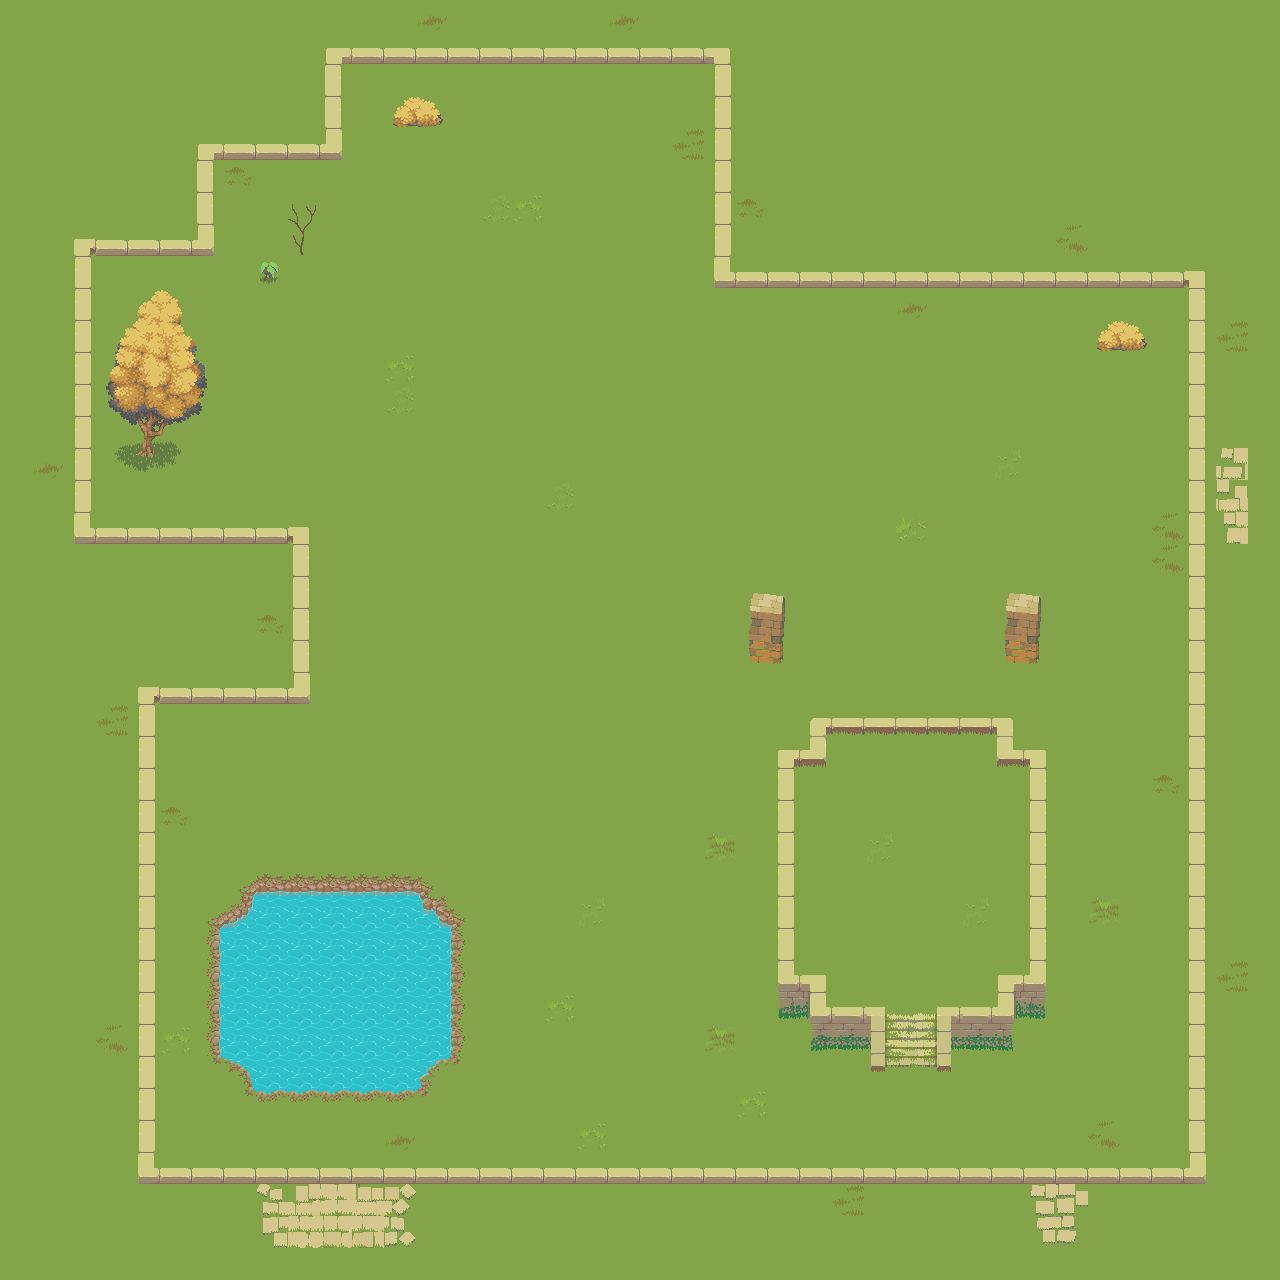

A 2D game scene composited from a Tiled map and its tileset images. What follows is a short description and the map's XML, with each tile layer's data collapsed to a summary:
An orthogonal 40x40 tile map with 32x32 px tiles, 2 tile layers (Layer1, Layer2), 3 tilesets and 80 objects.

<map version="1.10" tiledversion="1.10.2" orientation="orthogonal" renderorder="right-down" width="40" height="40" tilewidth="32" tileheight="32" infinite="0" nextlayerid="3" nextobjectid="1">
 <editorsettings>
  <export target="newMap.json" format="json" />
 </editorsettings>
 <tileset firstgid="1" name="base" tilewidth="32" tileheight="32" tilecount="504" columns="36">
  <image source="base.png" width="1152" height="448" />
  <tile id="37">
   <objectgroup draworder="index" id="2">
    <object id="1" x="10" y="14" width="22" height="18" />
   </objectgroup>
  </tile>
  <tile id="38">
   <objectgroup draworder="index" id="2">
    <object id="1" x="0" y="14" width="32" height="18" />
   </objectgroup>
  </tile>
  <tile id="39">
   <objectgroup draworder="index" id="2">
    <object id="1" x="0" y="14" width="21" height="18" />
   </objectgroup>
  </tile>
  <tile id="72">
   <objectgroup draworder="index" id="2">
    <object id="1" x="10" y="14" width="22" height="18" />
   </objectgroup>
  </tile>
  <tile id="73">
   <objectgroup draworder="index" id="2">
    <object id="1" x="0" y="0" width="32" height="32" />
   </objectgroup>
  </tile>
  <tile id="75">
   <objectgroup draworder="index" id="2">
    <object id="1" x="0" y="0" width="32" height="32" />
   </objectgroup>
  </tile>
  <tile id="76">
   <objectgroup draworder="index" id="2">
    <object id="1" x="0" y="14" width="22" height="18" />
   </objectgroup>
  </tile>
  <tile id="108">
   <objectgroup draworder="index" id="2">
    <object id="1" x="10" y="0" width="22" height="32" />
   </objectgroup>
  </tile>
  <tile id="112">
   <objectgroup draworder="index" id="2">
    <object id="1" x="0" y="0" width="22" height="32" />
   </objectgroup>
  </tile>
  <tile id="144">
   <objectgroup draworder="index" id="2">
    <object id="1" x="10" y="0" width="22" height="32" />
   </objectgroup>
  </tile>
  <tile id="145">
   <objectgroup draworder="index" id="2">
    <object id="1" x="0" y="0" width="32" height="32" />
   </objectgroup>
  </tile>
  <tile id="147">
   <objectgroup draworder="index" id="2">
    <object id="1" x="0" y="0" width="32" height="32" />
   </objectgroup>
  </tile>
  <tile id="148">
   <objectgroup draworder="index" id="2">
    <object id="1" x="0" y="0" width="22" height="32" />
   </objectgroup>
  </tile>
  <tile id="155">
   <objectgroup draworder="index" id="2">
    <object id="1" x="0" y="15" width="32" height="17" />
   </objectgroup>
  </tile>
  <tile id="157">
   <objectgroup draworder="index" id="2">
    <object id="1" x="0" y="15" width="32" height="17" />
   </objectgroup>
  </tile>
  <tile id="180">
   <objectgroup draworder="index" id="2">
    <object id="1" x="11" y="0" width="21" height="27" />
   </objectgroup>
  </tile>
  <tile id="181">
   <objectgroup draworder="index" id="2">
    <object id="1" x="0" y="0" width="32" height="32" />
   </objectgroup>
  </tile>
  <tile id="182">
   <objectgroup draworder="index" id="2">
    <object id="1" x="0" y="0" width="32" height="32" />
   </objectgroup>
  </tile>
  <tile id="183">
   <objectgroup draworder="index" id="2">
    <object id="1" x="0" y="0" width="32" height="32" />
   </objectgroup>
  </tile>
  <tile id="184">
   <objectgroup draworder="index" id="2">
    <object id="1" x="0" y="0" width="21" height="27" />
   </objectgroup>
  </tile>
  <tile id="191">
   <objectgroup draworder="index" id="2">
    <object id="1" x="0" y="0" width="32" height="32" />
   </objectgroup>
  </tile>
  <tile id="193">
   <objectgroup draworder="index" id="2">
    <object id="1" x="0" y="0" width="32" height="32" />
   </objectgroup>
  </tile>
  <tile id="217">
   <objectgroup draworder="index" id="2">
    <object id="1" x="11" y="0" width="21" height="27" />
   </objectgroup>
  </tile>
  <tile id="218">
   <objectgroup draworder="index" id="2">
    <object id="1" x="0" y="0" width="32" height="26" />
   </objectgroup>
  </tile>
  <tile id="227">
   <objectgroup draworder="index" id="2">
    <object id="1" x="7" y="0" width="25" height="16" />
   </objectgroup>
  </tile>
  <tile id="229">
   <objectgroup draworder="index" id="2">
    <object id="1" x="0" y="0" width="23" height="16" />
   </objectgroup>
  </tile>
  <tile id="324">
   <objectgroup draworder="index" id="2">
    <object id="1" x="10" y="0" width="22" height="32" />
   </objectgroup>
  </tile>
  <tile id="327">
   <objectgroup draworder="index" id="2">
    <object id="1" x="0" y="0" width="22" height="32" />
   </objectgroup>
  </tile>
  <tile id="330">
   <objectgroup draworder="index" id="2">
    <object id="1" x="10" y="15" width="22" height="17" />
   </objectgroup>
  </tile>
  <tile id="331">
   <objectgroup draworder="index" id="2">
    <object id="1" x="0" y="15" width="21" height="17" />
   </objectgroup>
  </tile>
  <tile id="332">
   <objectgroup draworder="index" id="2">
    <object id="1" x="0" y="0" width="32" height="32" />
   </objectgroup>
  </tile>
  <tile id="333">
   <objectgroup draworder="index" id="2">
    <object id="1" x="0" y="0" width="32" height="32" />
   </objectgroup>
  </tile>
  <tile id="336">
   <objectgroup draworder="index" id="2">
    <object id="1" x="11" y="0" width="21" height="32" />
   </objectgroup>
  </tile>
  <tile id="337">
   <objectgroup draworder="index" id="2">
    <object id="1" x="0" y="0" width="21" height="32" />
   </objectgroup>
  </tile>
  <tile id="365">
   <objectgroup draworder="index" id="2">
    <object id="1" x="0" y="0" width="32" height="32" />
   </objectgroup>
  </tile>
 </tileset>
 <tileset firstgid="505" name="waterNew" tilewidth="32" tileheight="32" tilecount="261" columns="29">
  <image source="waterNew.png" width="928" height="288" />
  <tile id="71">
   <objectgroup draworder="index" id="2">
    <object id="1" x="0" y="0" width="32" height="32" />
   </objectgroup>
  </tile>
  <tile id="79">
   <objectgroup draworder="index" id="2">
    <object id="1" x="0" y="0" width="32" height="32" />
   </objectgroup>
  </tile>
  <tile id="92">
   <objectgroup draworder="index" id="2">
    <object id="1" x="15" y="17" width="17" height="15" />
    <object id="2" x="15" y="17" width="17" height="15" />
   </objectgroup>
  </tile>
  <tile id="100">
   <objectgroup draworder="index" id="2">
    <object id="1" x="0" y="0" width="32" height="14" />
   </objectgroup>
  </tile>
  <tile id="108">
   <objectgroup draworder="index" id="2">
    <object id="1" x="0" y="13" width="17" height="19" />
   </objectgroup>
  </tile>
  <tile id="121">
   <objectgroup draworder="index" id="2">
    <object id="1" x="0" y="0" width="32" height="32" />
    <object id="2" x="0" y="0" width="32" height="32" />
   </objectgroup>
  </tile>
  <tile id="129">
   <objectgroup draworder="index" id="2">
    <object id="1" x="0" y="0" width="32" height="32" />
   </objectgroup>
  </tile>
  <tile id="137">
   <objectgroup draworder="index" id="2">
    <object id="1" x="0" y="0" width="32" height="32" />
   </objectgroup>
  </tile>
  <tile id="150">
   <objectgroup draworder="index" id="2">
    <object id="1" x="14" y="0" width="18" height="32" />
    <object id="2" x="14" y="0" width="18" height="32" />
   </objectgroup>
  </tile>
  <tile id="158">
   <objectgroup draworder="index" id="2">
    <object id="1" x="0" y="0" width="12" height="9" />
   </objectgroup>
  </tile>
  <tile id="166">
   <objectgroup draworder="index" id="2">
    <object id="1" x="0" y="10" width="32" height="22" />
   </objectgroup>
  </tile>
  <tile id="179">
   <objectgroup draworder="index" id="2">
    <object id="1" x="0" y="0" width="32" height="32" />
   </objectgroup>
  </tile>
  <tile id="187">
   <objectgroup draworder="index" id="2">
    <object id="1" x="0" y="0" width="32" height="32" />
   </objectgroup>
  </tile>
  <tile id="208">
   <objectgroup draworder="index" id="2">
    <object id="1" x="21" y="0" width="11" height="8" />
   </objectgroup>
  </tile>
  <tile id="216">
   <objectgroup draworder="index" id="2">
    <object id="1" x="0" y="0" width="17" height="32" />
   </objectgroup>
  </tile>
 </tileset>
 <tileset firstgid="766" name="props" tilewidth="32" tileheight="32" tilecount="208" columns="16">
  <image source="props.png" width="512" height="416" />
  <tile id="1">
   <objectgroup draworder="index" id="2">
    <object id="1" x="9" y="3" width="23" height="29" />
   </objectgroup>
  </tile>
  <tile id="2">
   <objectgroup draworder="index" id="2">
    <object id="1" x="0" y="2" width="22" height="30" />
   </objectgroup>
  </tile>
  <tile id="10">
   <objectgroup draworder="index" id="2">
    <object id="1" x="0" y="12" width="28" height="20" />
   </objectgroup>
  </tile>
  <tile id="16">
   <objectgroup draworder="index" id="2">
    <object id="1" x="21" y="8" width="11" height="24" />
   </objectgroup>
  </tile>
  <tile id="18">
   <objectgroup draworder="index" id="2">
    <object id="1" x="0" y="0" width="32" height="32" />
   </objectgroup>
  </tile>
  <tile id="19">
   <objectgroup draworder="index" id="2">
    <object id="1" x="0" y="20" width="5" height="12" />
   </objectgroup>
  </tile>
  <tile id="26">
   <objectgroup draworder="index" id="2">
    <object id="1" x="5" y="0" width="16" height="31" />
   </objectgroup>
  </tile>
  <tile id="32">
   <objectgroup draworder="index" id="2">
    <object id="1" x="12" y="0" width="20" height="32" />
   </objectgroup>
  </tile>
  <tile id="35">
   <objectgroup draworder="index" id="2">
    <object id="1" x="0" y="0" width="15" height="32" />
   </objectgroup>
  </tile>
  <tile id="40">
   <objectgroup draworder="index" id="2">
    <object id="1" x="9" y="1" width="23" height="30" />
   </objectgroup>
  </tile>
  <tile id="41">
   <objectgroup draworder="index" id="2">
    <object id="1" x="0" y="1" width="27" height="30" />
   </objectgroup>
  </tile>
  <tile id="42">
   <objectgroup draworder="index" id="2">
    <object id="1" x="4" y="6" width="18" height="22" />
   </objectgroup>
  </tile>
  <tile id="43">
   <objectgroup draworder="index" id="2">
    <object id="1" x="4" y="3" width="27" height="29" />
   </objectgroup>
  </tile>
  <tile id="48">
   <objectgroup draworder="index" id="2">
    <object id="1" x="10" y="0" width="22" height="32" />
   </objectgroup>
  </tile>
  <tile id="51">
   <objectgroup draworder="index" id="2">
    <object id="1" x="0" y="0" width="15" height="31" />
   </objectgroup>
  </tile>
  <tile id="64">
   <objectgroup draworder="index" id="2">
    <object id="1" x="24" y="0" width="8" height="32" />
   </objectgroup>
  </tile>
  <tile id="65">
   <objectgroup draworder="index" id="2">
    <object id="1" x="0" y="0" width="32" height="32" />
   </objectgroup>
  </tile>
  <tile id="66">
   <objectgroup draworder="index" id="2">
    <object id="1" x="0" y="0" width="31" height="32" />
   </objectgroup>
  </tile>
  <tile id="80">
   <objectgroup draworder="index" id="2">
    <object id="1" x="18" y="0" width="14" height="18" />
   </objectgroup>
  </tile>
  <tile id="81">
   <objectgroup draworder="index" id="2">
    <object id="1" x="0" y="0" width="32" height="24" />
   </objectgroup>
  </tile>
  <tile id="82">
   <objectgroup draworder="index" id="2">
    <object id="1" x="0" y="0" width="21" height="20" />
   </objectgroup>
  </tile>
  <tile id="102">
   <objectgroup draworder="index" id="2">
    <object id="1" x="14" y="17" width="18" height="15" />
   </objectgroup>
  </tile>
  <tile id="103">
   <objectgroup draworder="index" id="2">
    <object id="1" x="0" y="18" width="17" height="14" />
   </objectgroup>
  </tile>
  <tile id="118">
   <objectgroup draworder="index" id="2">
    <object id="1" x="13" y="0" width="19" height="32" />
   </objectgroup>
  </tile>
  <tile id="119">
   <objectgroup draworder="index" id="2">
    <object id="1" x="0" y="0" width="17" height="32" />
   </objectgroup>
  </tile>
  <tile id="134">
   <objectgroup draworder="index" id="2">
    <object id="1" x="13" y="0" width="19" height="23" />
   </objectgroup>
  </tile>
  <tile id="135">
   <objectgroup draworder="index" id="2">
    <object id="1" x="0" y="0" width="15" height="24" />
   </objectgroup>
  </tile>
 </tileset>
 <layer id="1" name="Layer1" width="40" height="40">
  <data>[1600 cells, 1600 non-empty, 1 distinct tile ids]</data>
 </layer>
 <layer id="2" name="Layer2" width="40" height="40">
  <data>[1600 cells, 361 non-empty, 113 distinct tile ids]</data>
 </layer>
</map>
